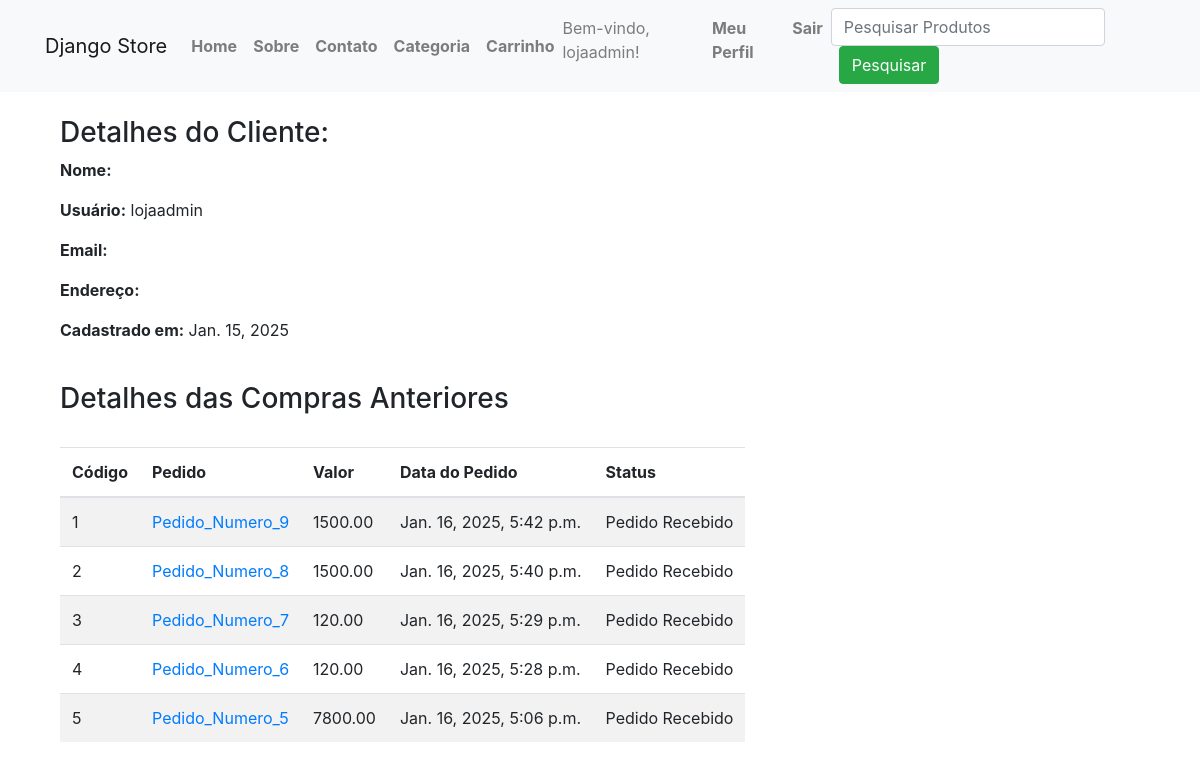
/perfil/ (signed in), run on the app's committed database.
### lojaapp/models.py (models this page shows, shortened)
class Cliente(models.Model):
    user = models.OneToOneField(User, on_delete=models.CASCADE,)
    nome_completo = models.CharField(max_length=200)
    endereco = models.CharField(max_length=200, null=True, blank=True)
    data_on = models.DateField(auto_now_add=True)

class Pedido_order(models.Model):
    carro = models.ForeignKey(Carro, on_delete=models.CASCADE, null=True, blank=True)
    ordenando_por = models.CharField(max_length=200)
    endereco_envio = models.CharField(max_length=200)
    telefone = models.CharField(max_length=10)
    email = models.EmailField(null=True, blank=True)
    endereco_envio = models.CharField(max_length=200)
    subtotal = models.DecimalField(max_digits=10, decimal_places=2, null=True, blank=True)
    desconto = models.PositiveIntegerField(default=0)
    total = models.DecimalField(max_digits=10, decimal_places=2, null=True, blank=True)
    pedido_status = models.CharField(max_length=50, choices=PEDIDO_STATUS)
    criado_em = models.DateTimeField(auto_now_add=True)
    pagamento_method = models.CharField(max_length=20, choices=METHOD, default="Dinheiro Na Entrega")
    pagamento_completo = models.BooleanField(default=False,null=True,blank=True)

### lojaapp/views.py (the view)
# urls.py: path('perfil/', ClientePerfilView.as_view(), name="clienteperfil"),
class ClientePerfilView(TemplateView):
    template_name = "clienteperfil.html"
    def dispatch(self, request, *args, **kwargs):
        if request.user.is_authenticated and Cliente.objects.filter(user=request.user).exists():
            pass
        else:
            return redirect("/entrar/?next=/perfil/")
        return super().dispatch(request, *args, **kwargs)
    def get_context_data(self, **kwargs):
        context = super().get_context_data(**kwargs)
        cliente = self.request.user.cliente
        context['cliente'] = cliente
        Pedidos = Pedido_order.objects.filter(carro__cliente=cliente).order_by("-id")
        context['pedidos'] = Pedidos
        return context

### templates/clienteperfil.html (shortened to what this page needs)
{% extends 'base.html' %}
{% block content %}
<div class="container mt-4">
    <div class="row">
        <div class="col-md-8">
            <h3>Detalhes do Cliente:</h3>
            <p><span class="font-weight-bold">Nome:</span> {{ cliente.nome_completo }}</p>
            <p><span class="font-weight-bold">Usuário:</span> {{ cliente.user.username }}</p>
            <p><span class="font-weight-bold">Email:</span> {{ cliente.user.email }}</p>
            <p><span class="font-weight-bold">Endereço:</span> {{ cliente.user.endereco }}</p>
            <p><span class="font-weight-bold">Cadastrado em:</span> {{ cliente.data_on }}</p>
        </div>
        <div class="col-md-8">
            <br>
            <h3>Detalhes das Compras Anteriores</h3>
            <br>
            <table class="table table-striped table-responsive">
                <thead>
                    <tr>
                        <th>Código</th>
                        <th>Pedido</th>
                        <th>Valor</th>
                        <th>Data do Pedido</th>
                        <th>Status</th>
                    </tr>
                </thead>
                <tbody>
                    {% for pedido in pedidos %}
                    <tr>
                        <td>{{ forloop.counter }}</td>
                        <td>
                            <a href="{% url 'lojaapp:clientepedidodetalhe' pedido.pk %}">
                                Pedido_Numero_{{ pedido.id }}
                            </a>
                        </td>
                        <td>{{ pedido.total }}</td>
                        <td>{{ pedido.criado_em }}</td>
                        <td>{{ pedido.pedido_status }}</td>
                    </tr>
                    {% empty %}
                    <tr>
                        <td colspan="5" class="text-center">Nenhum pedido encontrado.</td>
                    </tr>
                    {% endfor %}
                </tbody>
            </table>
        </div>
    </div>
</div>
{% endblock %}

### templates/base.html (shortened to what this page needs)
<!DOCTYPE html>
<html lang="en">
<head>
    <link rel="stylesheet" href="https://stackpath.bootstrapcdn.com/bootstrap/4.5.2/css/bootstrap.min.css">
</head>
<body>
    <nav class="navbar navbar-expand-lg navbar-light bg-light">
        <div class="container">
            <a class="navbar-brand" href="{% url 'lojaapp:home' %}">Django Store</a>
            <div class="collapse navbar-collapse" id="navbarNav">
                <ul class="navbar-nav mr-auto">
                    <li class="nav-item">
                        <a class="nav-link" href="{% url 'lojaapp:home' %}">Home</a>
                    </li>
                    <li class="nav-item">
                        <a class="nav-link" href="{% url 'lojaapp:sobre' %}">Sobre</a>
                    </li>
                    <li class="nav-item">
                        <a class="nav-link" href="{% url 'lojaapp:contato' %}">Contato</a>
                    </li>
                    <li class="nav-item">
                        <a class="nav-link" href="{% url 'lojaapp:TodosProdutos' %}">Categoria</a>
                    </li>
                    <li class="nav-item">
                        <a class="nav-link" href="{% url 'lojaapp:meucarro' %}">Carrinho</a>
                    </li>
                </ul>
                <ul class="navbar-nav ml-auto">
                    {% if request.user.cliente %}
                        <li class="nav-item">
                            <span class="navbar-text">Bem-vindo, {{ request.user.username }}!</span>
                        </li>
                        <li class="nav-item">
                            <a class="nav-link" href="{% url 'lojaapp:clienteperfil' %}">Meu Perfil</a>
                        </li>
                        <li class="nav-item">
                            <a class="nav-link" href="{% url 'lojaapp:clientesair' %}">Sair</a>
                        </li>
                    {% endif %}
                    <li class="nav-item search-bar">
                        <form class="form-inline" action="{% url 'lojaapp:pesquisar' %}" method="GET">
                            <input class="form-control" type="text" name="keyword" placeholder="Pesquisar Produtos" required>
                            <button class="btn btn-success ml-2" type="submit">Pesquisar</button>
                        </form>
                    </li>
                </ul>
            </div>
        </div>
    </nav>
    <div class="container mt-4">
        {% block content %}
        {% endblock %}
    </div>
</body>
</html>

### templates/base.html (style rules this page uses)
.navbar-nav .nav-item .nav-link { font-weight: bold; }
.search-bar { display: flex; align-items: center; }
.search-bar input { margin-right: 5px; }

### data on the page
Cliente: user.username "lojaadmin", data_on "Jan. 15, 2025"
Pedido_order: id "9", total "1500.00", criado_em "Jan. 16, 2025, 5:42 p.m.", pedido_status "Pedido Recebido"
Pedido_order: id "8", total "1500.00", criado_em "Jan. 16, 2025, 5:40 p.m.", pedido_status "Pedido Recebido"
Pedido_order: id "7", total "120.00", criado_em "Jan. 16, 2025, 5:29 p.m.", pedido_status "Pedido Recebido"
Pedido_order: id "6", total "120.00", criado_em "Jan. 16, 2025, 5:28 p.m.", pedido_status "Pedido Recebido"
Pedido_order: id "5", total "7800.00", criado_em "Jan. 16, 2025, 5:06 p.m.", pedido_status "Pedido Recebido"

### other printed values
{{ request.user.username }} "lojaadmin"
